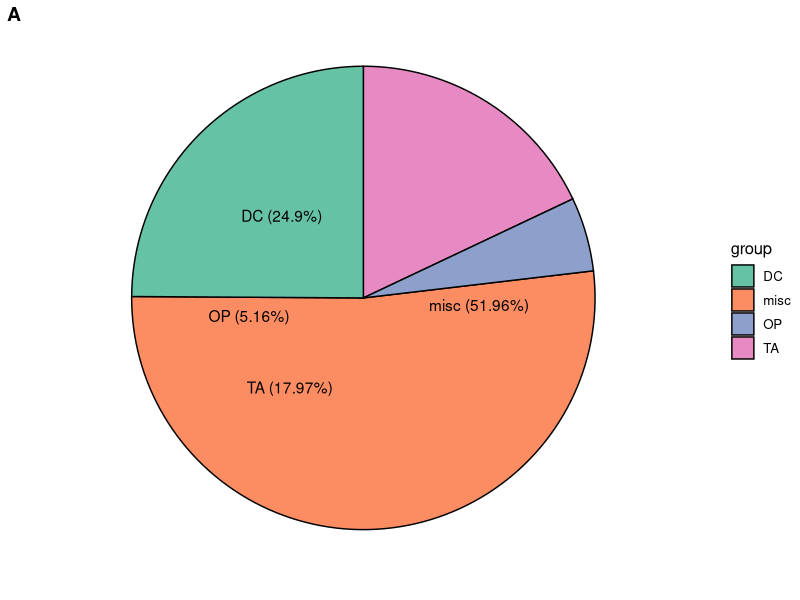

Source code (R):
#!/usr/bin/env Rscript

library(tidyverse)
library(ggplot2)
library(ggpubr)


group <- c("DC", "TA", "OP", "misc")
percentage <- c(24.90, 17.97, 5.16, 51.96)
labels <- paste0(group, " (", percentage, "%)")
df <- data.frame(group=group, percentage=percentage, labels=labels)

pie_chart <- ggpie(
                   df,
                   "percentage",
                   label="labels",
                   fill="group",
                   palette="Set2",
                   lab.pos="in",lab.font="black"
)
ggarrange(pie_chart, labels=c("A"), nrow=1, ncol=1, common.legend=TRUE, legend="right")
